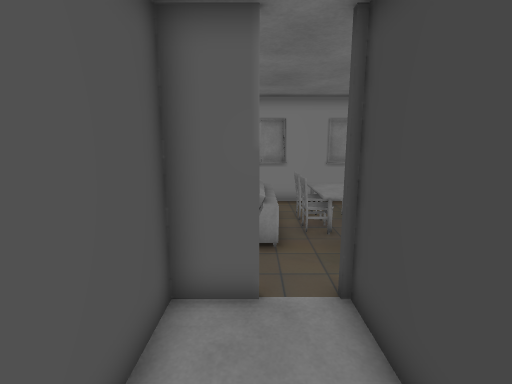
View 1 (above)

12 first-person views from a walk through a scene from a Unity 3-D project. The camera is 1.5 m above the floor, tilts 10° down and sees 85° across. The floor is counted in squares, 0.5 m on a side. Each view is taken from the middle of a square. On the plan, view 1 faces up. The plan holds only what a view shows up to about 20 squares ahead; the rest is blank. The player is left out. Some animated figures are not drawn. Door leaves are left out, so doorways stand open.

View 2
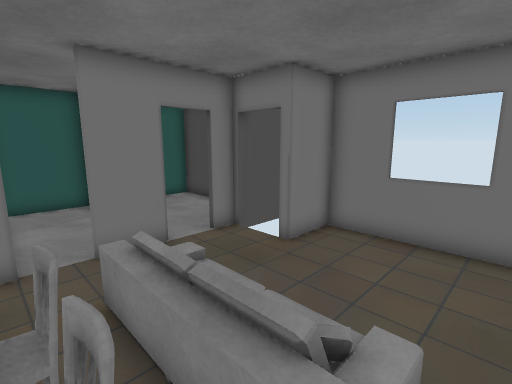

View 3
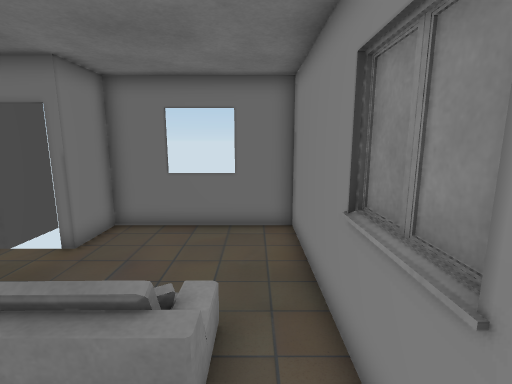

View 4
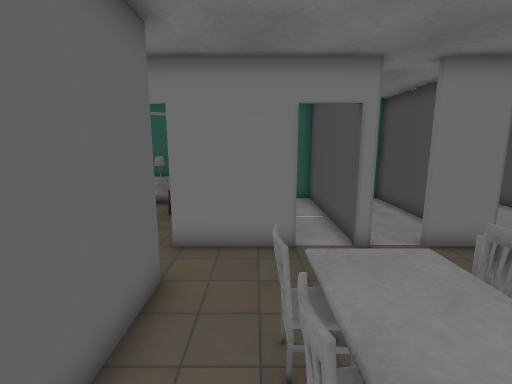

View 5
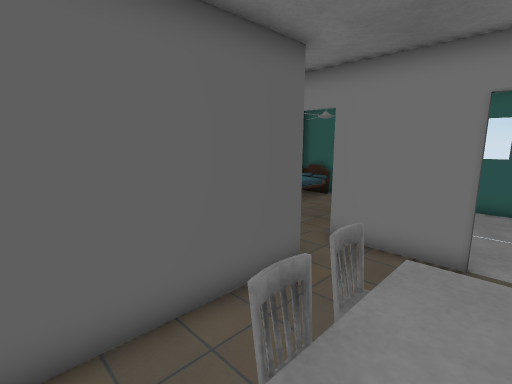

View 6
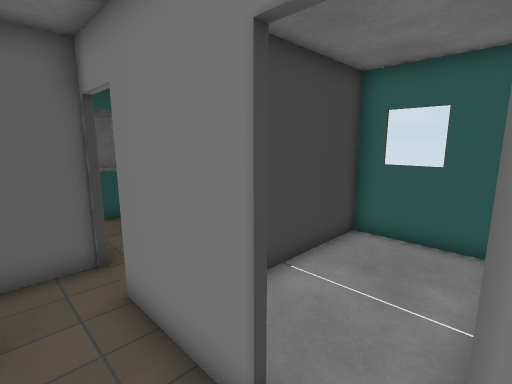

View 7
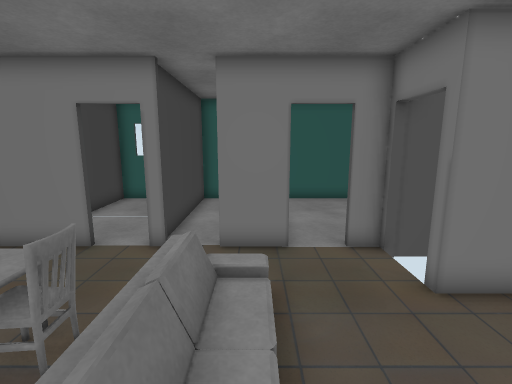

View 8
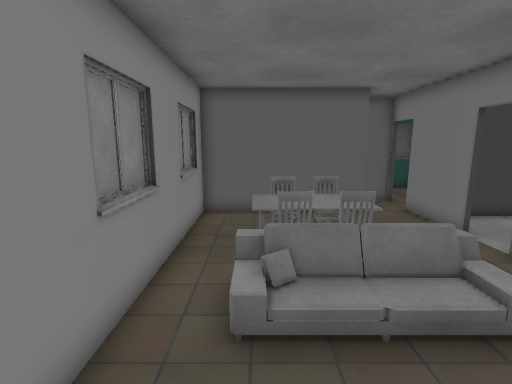

View 9
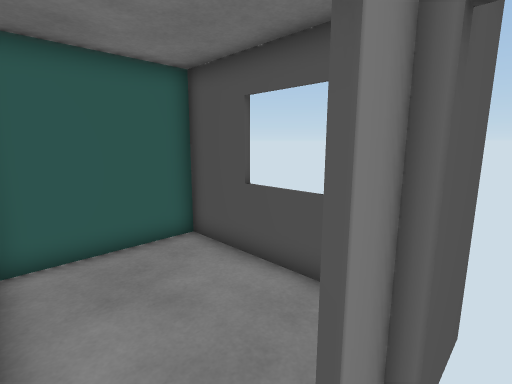

View 10
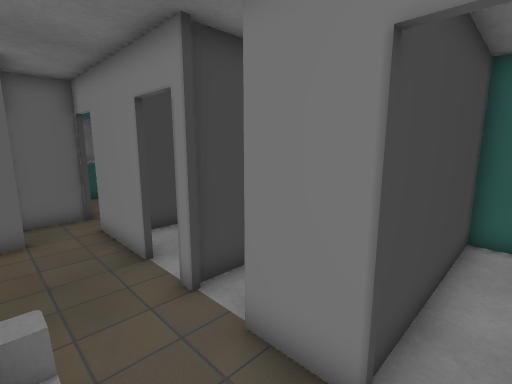

View 11
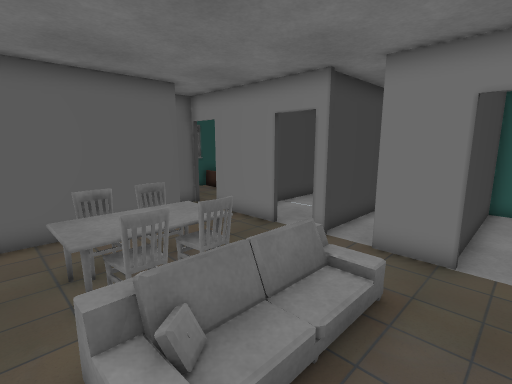

View 12
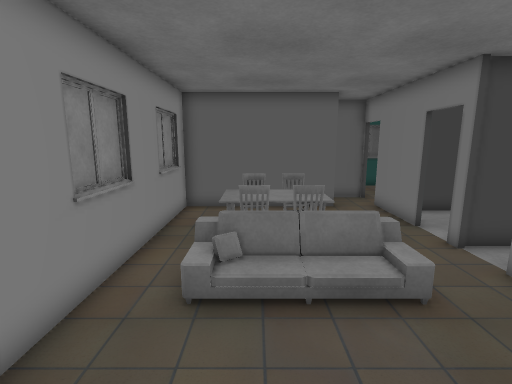

### Floor plan
Key: @ floor where view 1 was taken; # wall or solid block; . floor; D open door; = window, fence, low wall or low ledge; C chair; O other object.
Columns run from 7 left of view 1 to 11 right of it. Each row starts with its distance up from view 1.
 15       ########
 14 #######==###=##
 13 #.............#
 12 #.....OOOOOO..#
 11 =.....O OCOOC.#
 10 #.....O =COOC.#
  9 #.....O#O#O#C.#
  8 ###...O#O.....#
  7   D...........#DD
  6   D.............#
  5 ####.###.#.####DD
  4 #....#...#...# DD.
  3 #....#...#...# ...
  2 =....#...#...#   .
  1 =....#...#...#   .
  0 #....#.@.#...#   .
 -1 #....#...#...#  OO.
 -2 ############=#   ##

Positions as (right, up) in squares from view 1, and headings:
1: (0, 0), facing up
2: (2, 13), facing down-left
3: (3, 13), facing left
4: (5, 13), facing down
5: (3, 13), facing down-right
6: (2, 7), facing down-right
7: (-1, 13), facing down
8: (-5, 12), facing right
9: (-2, 6), facing down-left
10: (-3, 8), facing down-right
11: (-3, 13), facing down-right
12: (-6, 11), facing right
